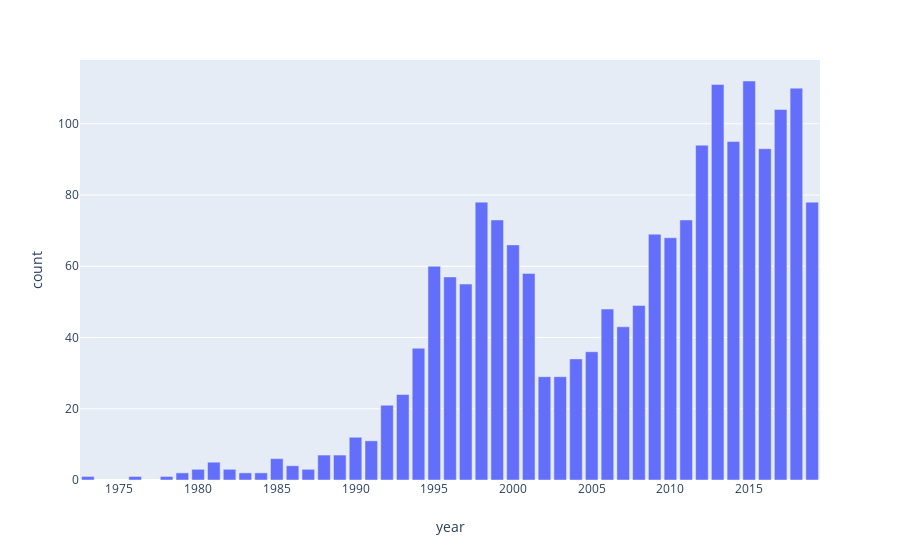

Here is the notebook cell this chart was saved with:
### Markdown cell above
## Getting an Overview: Publications by year

### Code cell
dfyear = df.groupby("year", as_index=False)['id'].count()
dfyear.rename(columns={'id': 'count'}, inplace=True)
px.bar(dfyear, x="year", y="count", height=200)

### Figure 1 — Plotly figure (JSON) as saved in the notebook; plotly's stock layout.template omitted (floating-point values rounded to 4 significant figures)
{"data": [{"alignmentgroup": "True", "hoverlabel": {"namelength": 0}, "hovertemplate": "year=%{x}<br>count=%{y}", "legendgroup": "", "marker": {"color": "#636efa"}, "name": "", "offsetgroup": "", "orientation": "v", "showlegend": false, "textposition": "auto", "type": "bar", "uid": "e152ea55-e198-494c-9b6c-9bbe62846a94", "x": [1973, 1976, 1978, 1979, 1980, 1981, 1982, 1983, 1984, 1985, 1986, 1987, 1988, 1989, 1990, 1991, 1992, 1993, 1994, 1995, 1996, 1997, 1998, 1999, 2000, 2001, 2002, 2003, 2004, 2005, 2006, 2007, 2008, 2009, 2010, 2011, 2012, 2013, 2014, 2015, 2016, 2017, 2018, 2019], "xaxis": "x", "y": [1, 1, 1, 2, 3, 5, 3, 2, 2, 6, 4, 3, 7, 7, 12, 11, 21, 24, 37, 60, 57, 55, 78, 73, 66, 58, 29, 29, 34, 36, 48, 43, 49, 69, 68, 73, 94, 111, 95, 112, 93, 104, 110, 78], "yaxis": "y"}], "layout": {"autosize": true, "barmode": "relative", "grid": {"xaxes": ["x"], "xgap": 0.1, "xside": "bottom", "yaxes": ["y"], "ygap": 0.1, "yside": "left"}, "legend": {"tracegroupgap": 0}, "margin": {"t": 60}, "xaxis": {"autorange": true, "range": [1972.0, 2020.0], "title": {"text": "year"}, "type": "linear"}, "yaxis": {"autorange": true, "range": [0, 117.9], "title": {"text": "count"}, "type": "linear"}}}
